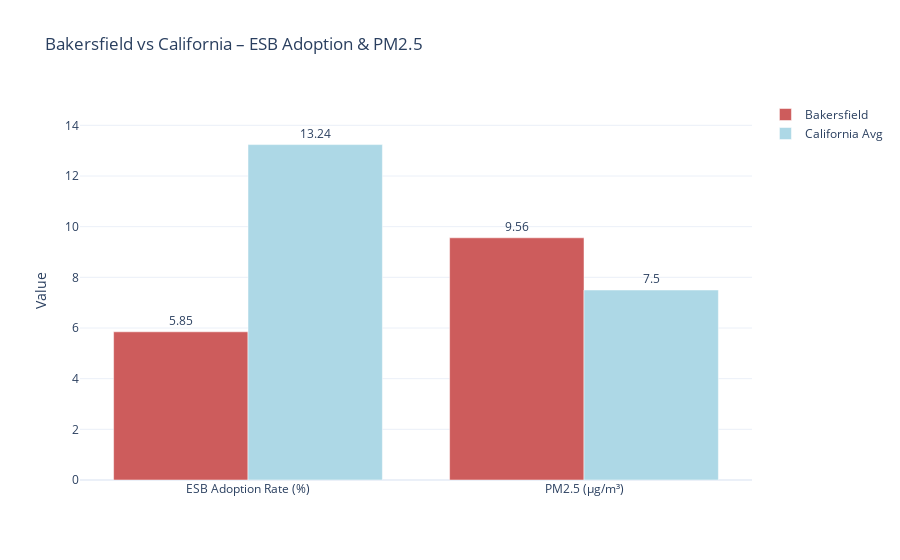

Notebook code for this chart:
### Code cell
# Compare ESB Adoption Rate (%) and PM2.5
state_df = df[df['state'].str.contains('California', case=False, na=False)]

state_mean = {
    'esb_adoption_rate': state_df['esb_adoption_rate'].mean(),
    'pm25': state_df['pm25'].mean(),
    'median_income': state_df['median_income'].mean(),
    'free_lunch_pct': state_df['free_lunch_pct'].mean()
}

labels_small = ['ESB Adoption Rate (%)', 'PM2.5 (µg/m³)']
bakersfield_small = [round(adoption, 2), round(pm25, 2)]
state_small = [round(state_mean['esb_adoption_rate'], 2), round(state_mean['pm25'], 2)]

fig_bar_small = go.Figure(data=[
    go.Bar(name='Bakersfield', x=labels_small, y=bakersfield_small, marker_color='indianred', text=bakersfield_small, textposition='outside'),
    go.Bar(name='California Avg', x=labels_small, y=state_small, marker_color='lightblue', text=state_small, textposition='outside')
])

fig_bar_small.update_layout(
    barmode='group',
    title="Bakersfield vs California – ESB Adoption & PM2.5",
    yaxis_title="Value",
    yaxis=dict(range=[0, 15]),
    template="plotly_white",
    height=380
)
fig_bar_small.show()

### Figure 1 — Plotly figure (JSON) as saved in the notebook; plotly's stock layout.template omitted (floating-point values rounded to 4 significant figures)
{"data": [{"marker": {"color": "indianred"}, "name": "Bakersfield", "text": ["5.85", "9.56"], "textposition": "outside", "type": "bar", "x": ["ESB Adoption Rate (%)", "PM2.5 (µg/m³)"], "y": [5.85, 9.56]}, {"marker": {"color": "lightblue"}, "name": "California Avg", "text": ["13.24", "7.5"], "textposition": "outside", "type": "bar", "x": ["ESB Adoption Rate (%)", "PM2.5 (µg/m³)"], "y": [13.24, 7.5]}], "layout": {"autosize": true, "barmode": "group", "title": {"text": "Bakersfield vs California – ESB Adoption & PM2.5"}, "xaxis": {"autorange": true, "range": [-0.5, 1.5], "type": "category"}, "yaxis": {"range": [0, 15], "title": {"text": "Value"}, "type": "linear"}}}
